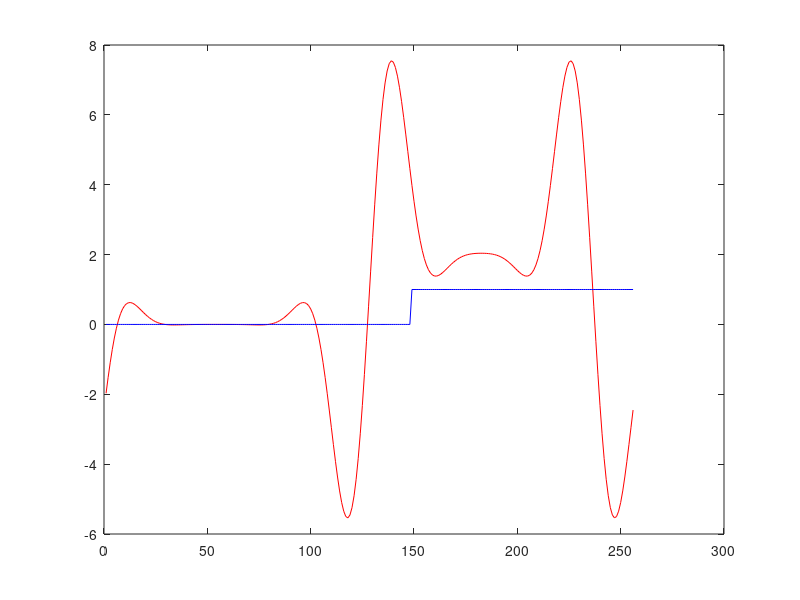

Recreate this plot in MATLAB.
epos = 20;
n = 256;

leftim = [zeros(1,(n/2)+epos) ones(1,(n/2)-epos)]; %%single step edge
lFT = fft(leftim);


jf = 1;
nbw = 1.5;
freq = 6/n;
xsd = n/10;
x = [1:length(leftim)]-n/2;
sx = sqrt(log(sqrt(2))) / pi ./ freq * ( 2.^nbw + 1) ./ ( 2.^nbw - 1) ;
Gabor = exp(-x.^2./2./sx^2) .* cos( 2*pi.*x.*freq);


FTGabor = fft(Gabor);
limage = real(ifft(conj(lFT).*FTGabor));
hold off;
plot(limage,'r');
hold on;
plot(leftim,'b');